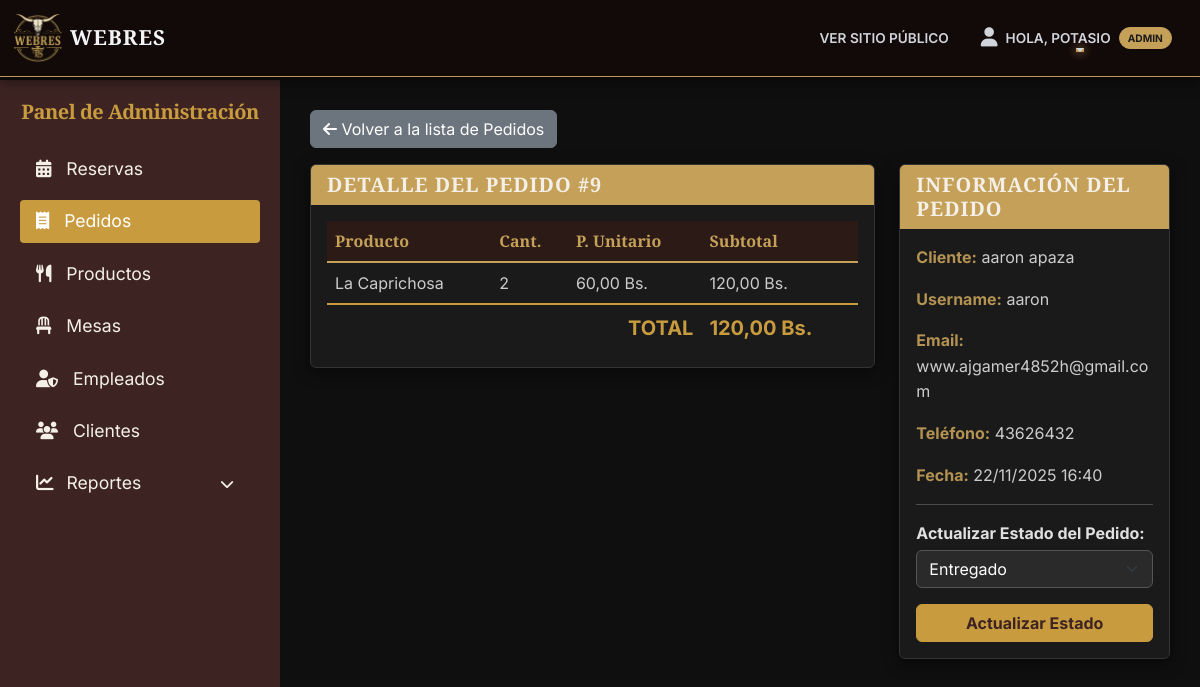
Page /panel/pedidos/detalle/9/ (signed in) on the earlier database version.
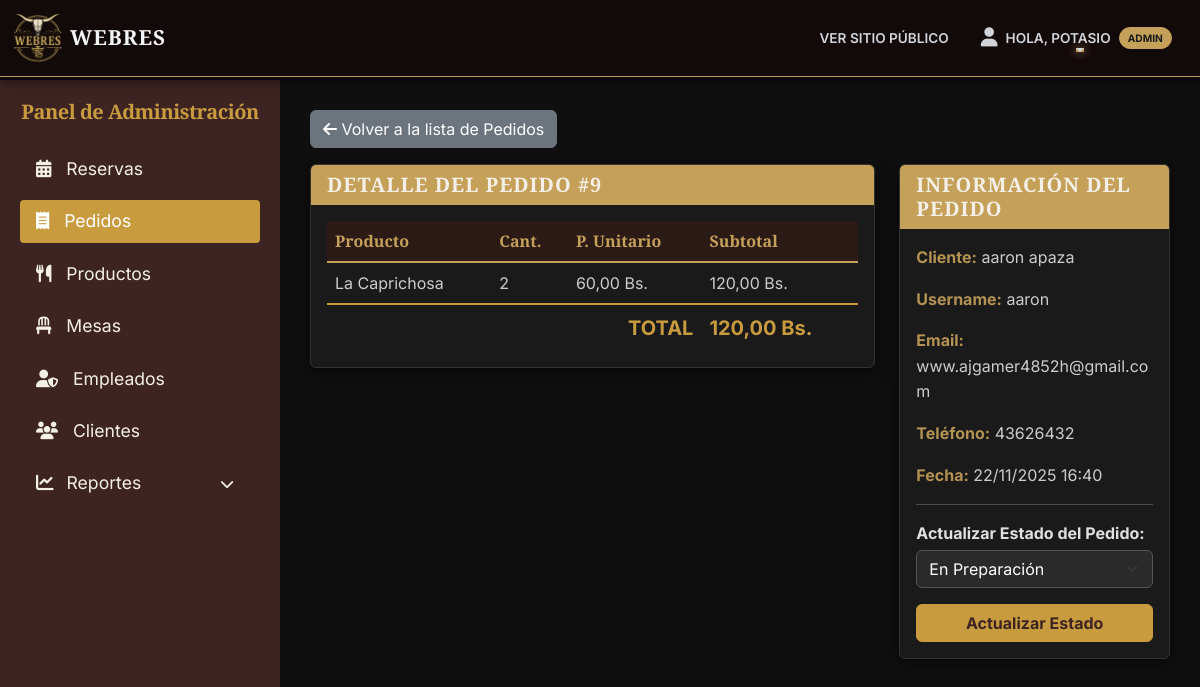
Same page on the later database version.
### pedidos/models.py (models this page shows, shortened)
class Pedido(models.Model):
    ESTADO_PEDIDO_CHOICES = (
        ('PENDIENTE', 'Pendiente'),
        ('EN_PREPARACION', 'En Preparación'),
        ('LISTO', 'Listo para Servir'),
        ('ENTREGADO', 'Entregado'),
        ('CANCELADO', 'Cancelado'),
    )
    usuario = models.ForeignKey(settings.AUTH_USER_MODEL, on_delete=models.SET_NULL, null=True, blank=True, related_name="pedidos")
    cliente = models.ForeignKey(Cliente, on_delete=models.SET_NULL, null=True, blank=True)
    mesa = models.ForeignKey(Mesa, on_delete=models.SET_NULL, null=True, blank=True)
    fecha_pedido = models.DateTimeField(auto_now_add=True)
    estado_pedido = models.CharField(max_length=20, choices=ESTADO_PEDIDO_CHOICES, default='PENDIENTE')
    total = models.DecimalField(max_digits=10, decimal_places=2, default=0.00)

### clientes/models.py (models this page shows, shortened)
class Cliente(models.Model):
    usuario = models.OneToOneField(User, on_delete=models.CASCADE, related_name="cliente")
    nombre = models.CharField(max_length=100)
    apellido = models.CharField(max_length=100)
    email = models.EmailField(unique=True)
    telefono = models.CharField(max_length=20, blank=True, null=True)
    fecha_registro = models.DateTimeField(auto_now_add=True)
    foto_perfil = models.ImageField(upload_to='perfiles/', null=True, blank=True)

### dashboard/views.py (the view, shortened to what this page needs)
# urls.py: path('pedidos/detalle/<int:pk>/', views.pedido_detail, name='pedido_detail'),
@staff_requerido
def pedido_detail(request, pk):
    pedido = get_object_or_404(Pedido, pk=pk)
    return render(request, 'dashboard/pedido_detail.html', {'pedido': pedido})

### dashboard/views.py (called while the page is built)
def staff_requerido(function):
    return user_passes_test(
        lambda u: u.is_authenticated and u.is_staff,
        login_url='login',
        redirect_field_name=None
    )(function)

### templates/dashboard/pedido_detail.html (shortened to what this page needs)
{% extends 'dashboard/base_dashboard.html' %}
{% block content %}
<a href="{% url 'dashboard_pedidos' %}" class="btn btn-secondary mb-3">
    <i class="fa fa-arrow-left"></i> Volver a la lista de Pedidos
</a>
<div class="row">
    <div class="col-lg-8">
        <div class="card shadow-sm card-dark">
            <div class="card-header card-header-gold">
                <h5 class="mb-0">Detalle del Pedido #{{ pedido.id }}</h5>
            </div>
            <div class="card-body">
                <div class="table-responsive">
                    <table class="table table-dark table-borderless">
                        <thead>
                            <tr>
                                <th scope="col">Producto</th>
                                <th scope="col">Cant.</th>
                                <th scope="col">P. Unitario</th>
                                <th scope="col">Subtotal</th>
                            </tr>
                        </thead>
                        <tbody>
                            {% for item in pedido.detalles.all %}
                            <tr>
                                <td>{{ item.producto.nombre_producto }}</td>
                                <td>{{ item.cantidad }}</td>
                                <td>{{ item.precio_unitario|floatformat:2 }} Bs.</td>
                                <td>{{ item.subtotal|floatformat:2 }} Bs.</td>
                            </tr>
                            {% endfor %}
                        </tbody>
                        <tfoot>
                            <tr style="border-top: 2px solid #c89b3f;">
                                <td colspan="3" class="text-end fs-5 fw-bold" style="color: #c89b3f;">TOTAL</td>
                                <td class="fs-5 fw-bold" style="color: #c89b3f;">{{ pedido.total|floatformat:2 }} Bs.</td>
                            </tr>
                        </tfoot>
                    </table>
                </div>
            </div>
        </div>
    </div>
    <div class="col-lg-4">
        <div class="card shadow-sm card-dark">
            <div class="card-header card-header-gold">
                <h5 class="mb-0">Información del Pedido</h5>
            </div>
            <div class="card-body">
                {% if pedido.cliente %}
                    <p><strong>Cliente:</strong> {{ pedido.cliente.nombre }} {{ pedido.cliente.apellido }}</p>
                    <p><strong>Username:</strong> {{ pedido.usuario.username }}</p>
                    <p><strong>Email:</strong> {{ pedido.cliente.email }}</p>
                    <p><strong>Teléfono:</strong> {{ pedido.cliente.telefono }}</p>
                {% else %}
                    <p><strong>Cliente:</strong> {{ pedido.usuario.username }} (Admin)</p>
                    <p><strong>Email:</strong> {{ pedido.usuario.email }}</p>
                {% endif %}
                <p><strong>Fecha:</strong> {{ pedido.fecha_pedido|date:"d/m/Y H:i" }}</p>
                <hr>
                <form method="POST">
                    <label for="estado_pedido" class="form-label fw-bold">Actualizar Estado del Pedido:</label>
                    <select name="estado_pedido" class="form-select">
                        {% for value, name in pedido.ESTADO_PEDIDO_CHOICES %}
                            <option value="{{ value }}" {% if pedido.estado_pedido == value %}selected{% endif %}>
                                {{ name }}
                            </option>
                        {% endfor %}
                    </select>
                    <button type="submit" class="btn btn-primary w-100 mt-3" style="background-color: #c89b3f; border-color: #c89b3f; color: #3d2422; font-weight: bold;">
                        Actualizar Estado
                    </button>
                </form>
            </div>
        </div>
    </div>
</div>
{% endblock %}

Differences in the rows shown:
changed Pedido "aaron": estado_pedido "Entregado" → "En Preparación"
